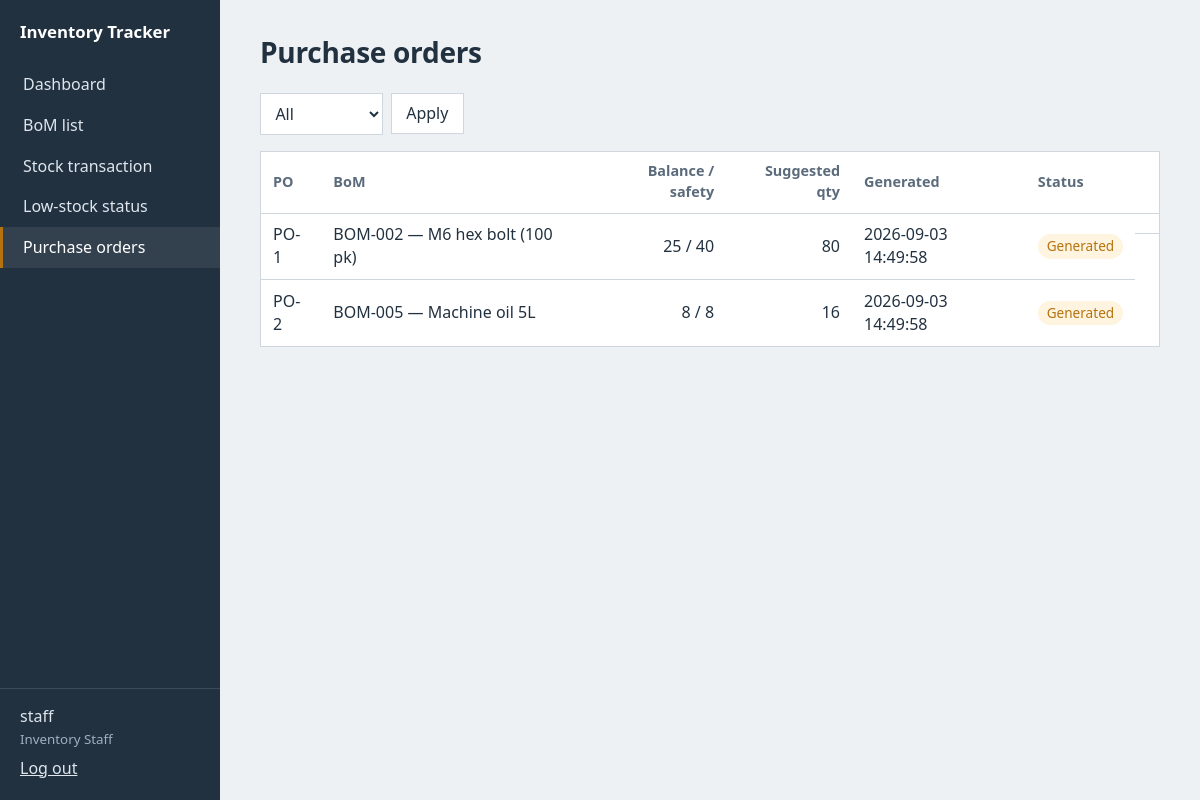
The page /purchase-orders/ (signed in) on the database its author committed.
### tables this page shows
CREATE TABLE users (
    user_id        INTEGER PRIMARY KEY AUTOINCREMENT,
    username       TEXT    NOT NULL UNIQUE,
    password_hash  TEXT    NOT NULL,
    role           TEXT    NOT NULL CHECK (role IN (
                       'Inventory Staff', 'Inventory Manager',
                       'Business Owner', 'System Administrator'))
);

CREATE TABLE purchase_order (
    po_id                INTEGER PRIMARY KEY AUTOINCREMENT,
    bom_id               TEXT    NOT NULL REFERENCES bom(bom_id),
    suggested_reorder_qty INTEGER NOT NULL,
    status               TEXT    NOT NULL DEFAULT 'Generated'
                             CHECK (status IN ('Generated', 'Reviewed')),
    generated_date       TEXT    NOT NULL,
    reviewed_by          INTEGER REFERENCES users(user_id)
);

CREATE TABLE bom (
    bom_id             TEXT    PRIMARY KEY,            -- FR13: unique
    bom_name           TEXT    NOT NULL,
    category           TEXT    NOT NULL,
    price              REAL    NOT NULL CHECK (price >= 0),
    opening_balance    INTEGER NOT NULL CHECK (opening_balance >= 0),
    current_balance    INTEGER NOT NULL CHECK (current_balance >= 0),  -- NFR-07
    safety_stock_level INTEGER NOT NULL CHECK (safety_stock_level >= 0),
    reorder_qty        INTEGER NOT NULL CHECK (reorder_qty > 0),       -- fixed qty (SDD §8C)
    is_active          INTEGER NOT NULL DEFAULT 1,     -- FR6: delete = remove from active list
    created_by         INTEGER REFERENCES users(user_id),
    created_date       TEXT    NOT NULL
);

### app/purchase_orders.py (the view)
@bp.route("/")
@login_required
def list_po():
    status = request.args.get("status", "All")
    sql = """SELECT po.*, b.bom_name, b.current_balance, b.safety_stock_level, u.username AS reviewer
             FROM purchase_order po
             JOIN bom b ON b.bom_id = po.bom_id
             LEFT JOIN users u ON u.user_id = po.reviewed_by"""
    params = []
    if status in ("Generated", "Reviewed"):
        sql += " WHERE po.status = ?"
        params.append(status)
    sql += " ORDER BY po.status = 'Reviewed', po.generated_date DESC"
    rows = get_db().execute(sql, params).fetchall()
    return render_template("purchase_orders.html", pos=rows, status=status)

### app/auth.py (called while the page is built)
@bp.before_app_request
def load_user():
    uid = session.get("user_id")
    g.user = get_db().execute("SELECT * FROM users WHERE user_id = ?", (uid,)).fetchone() if uid else None
    g.can_modify = bool(g.user) and g.user["role"] in MODIFY_ROLES

def login_required(view):
    @wraps(view)
    def wrapped(*a, **kw):
        if g.user is None:
            return redirect(url_for("auth.login"))
        return view(*a, **kw)
    return wrapped

### app/db.py (called while the page is built)
def get_db():
    if "db" not in g:
        g.db = sqlite3.connect(current_app.config["DATABASE"])
        g.db.row_factory = sqlite3.Row
        g.db.execute("PRAGMA foreign_keys = ON")
    return g.db

### app/templates/purchase_orders.html (shortened to what this page needs)
{% extends "base.html" %}{% block title %}Purchase orders · Inventory Tracker{% endblock %}
{% block content %}
<header class="page"><h1>Purchase orders</h1></header>
<form method="get" class="filters">
  <select name="status" aria-label="PO status">
    {% for s in ['All', 'Generated', 'Reviewed'] %}<option {{ 'selected' if s == status }}>{{ s }}</option>{% endfor %}
  </select>
  <button>Apply</button>
</form>
{% if pos %}
<table>
  <thead><tr><th>PO</th><th>BoM</th><th class="num">Balance / safety</th><th class="num">Suggested qty</th><th>Generated</th><th>Status</th><th></th></tr></thead>
  <tbody>{% for p in pos %}
  <tr><td>PO-{{ p.po_id }}</td><td>{{ p.bom_id }} — {{ p.bom_name }}</td>
    <td class="num">{{ p.current_balance }} / {{ p.safety_stock_level }}</td>
    <td class="num">{{ p.suggested_reorder_qty }}</td><td>{{ p.generated_date }}</td>
    <td><span class="badge {{ 'warn' if p.status == 'Generated' else 'ok' }}">{{ p.status }}{% if p.reviewer %} by {{ p.reviewer }}{% endif %}</span></td>
    <td class="row-actions"></td></tr>
  {% endfor %}</tbody>
</table>
{% else %}<p class="empty">No purchase orders. They appear automatically when a BoM reaches its safety stock level.</p>{% endif %}
{% endblock %}

### app/templates/base.html (shortened to what this page needs)
<!doctype html>
<html lang="en">
<head>
<link rel="stylesheet" href="{{ url_for('static', filename='style.css') }}">
</head>
<body>
{% if g.user %}
<nav class="side">
  <div class="brand">Inventory Tracker</div>
  <a href="{{ url_for('dashboard.index') }}" class="{{ 'on' if request.endpoint == 'dashboard.index' }}">Dashboard</a>
  <a href="{{ url_for('bom.list_bom') }}" class="{{ 'on' if request.endpoint and request.endpoint.startswith('bom.') }}">BoM list</a>
  <a href="{{ url_for('txn.new') }}" class="{{ 'on' if request.endpoint == 'txn.new' }}">Stock transaction</a>
  <a href="{{ url_for('dashboard.low_stock') }}" class="{{ 'on' if request.endpoint == 'dashboard.low_stock' }}">Low-stock status</a>
  <a href="{{ url_for('po.list_po') }}" class="{{ 'on' if request.endpoint and request.endpoint.startswith('po.') }}">Purchase orders</a>
  <div class="who">
    <span>{{ g.user.username }}</span>
    <small>{{ g.user.role }}</small>
    <form method="post" action="{{ url_for('auth.logout') }}"><button class="link">Log out</button></form>
  </div>
</nav>
{% endif %}
<main class="{{ 'with-nav' if g.user }}">
  {% block content %}{% endblock %}
</main>
</body>
</html>

### app/static/style.css (style rules this page uses)
:root { --ink: #223140; --ink-soft: #5b6b7c; --paper: #eef1f4; --panel: #ffffff; --line: #cfd6de; --steel: #2f5d8a; --steel-dark: #244a6f; --amber: #b5730f; --amber-bg: #fff4e0; --moss: #3d7a4a; --moss-bg: #e9f4ea; --red: #a63d3d; --red-bg: #fbe9e9; --nav-w: 220px; }
* { box-sizing: border-box; }
html { font-size: 16px; }
body { margin: 0; background: var(--paper); color: var(--ink); font-family: "Avenir Next", "Segoe UI", "Helvetica Neue", Arial, sans-serif; line-height: 1.45; }
a { color: var(--steel); }
h1 { font-size: 1.75rem; font-weight: 600; margin: 0; letter-spacing: -0.01em; }
.side { position: fixed; inset: 0 auto 0 0; width: var(--nav-w); background: var(--ink); color: #dfe6ee; display: flex; flex-direction: column; padding: 1.25rem 0; }
.side .brand { font-weight: 600; color: #fff; padding: 0 1.25rem 1.25rem; font-size: 1.05rem; }
.side a { color: inherit; text-decoration: none; padding: 0.55rem 1.25rem; border-left: 3px solid transparent; }
.side a.on { border-left-color: var(--amber); color: #fff; background: rgba(255,255,255,.08); }
.side .who { margin-top: auto; padding: 1rem 1.25rem 0; border-top: 1px solid rgba(255,255,255,.12); display: grid; gap: 0.1rem; }
.side .who small { color: #9fb0c1; }
.side .who .link { color: #dfe6ee; padding: 0.4rem 0 0; }
main { padding: 2rem 2.5rem 3rem; max-width: 1100px; }
main.with-nav { margin-left: var(--nav-w); }
header.page { display: flex; align-items: center; justify-content: space-between; gap: 1rem; margin-bottom: 1.25rem; }
input, select, button { font: inherit; }
input:not([type=radio]), select { width: 100%; padding: 0.5rem 0.65rem; border: 1px solid var(--line); background: #fff; color: var(--ink); }
.filters { display: flex; gap: 0.5rem; align-items: center; margin-bottom: 1rem; flex-wrap: wrap; }
.filters input, .filters select { width: auto; }
button, .button { display: inline-block; padding: 0.5rem 0.9rem; border: 1px solid var(--line); background: #fff; color: var(--ink); text-decoration: none; cursor: pointer; }
button.link { background: none; border: 0; padding: 0; color: var(--steel); text-decoration: underline; }
table { width: 100%; border-collapse: collapse; background: var(--panel); border: 1px solid var(--line); }
th, td { text-align: left; padding: 0.6rem 0.75rem; border-bottom: 1px solid var(--line); vertical-align: middle; }
th { font-weight: 600; color: var(--ink-soft); font-size: 0.9rem; }
tr:last-child td { border-bottom: 0; }
.num { text-align: right; font-variant-numeric: tabular-nums; }
.badge { display: inline-block; padding: 0.15rem 0.55rem; border-radius: 999px; font-size: 0.85rem; }
.badge.warn { background: var(--amber-bg); color: var(--amber); }
.row-actions { display: flex; gap: 0.75rem; align-items: center; white-space: nowrap; }
@media (prefers-reduced-motion: no-preference) { button, .button, .side a { transition: background-color .12s; } }

### rows shown on the page
users: user.username "staff", user.role "Inventory Staff"
purchase_order: po_id "1", bom_id "BOM-002", bom_name "M6 hex bolt (100 pk)", current_balance "25", safety_stock_level "40", suggested_reorder_qty "80", generated_date "2026-09-03 14:49:58", status "Generated"
purchase_order: po_id "2", bom_id "BOM-005", bom_name "Machine oil 5L", current_balance "8", safety_stock_level "8", suggested_reorder_qty "16", generated_date "2026-09-03 14:49:58", status "Generated"

### other values the page prints
form field status "All"
